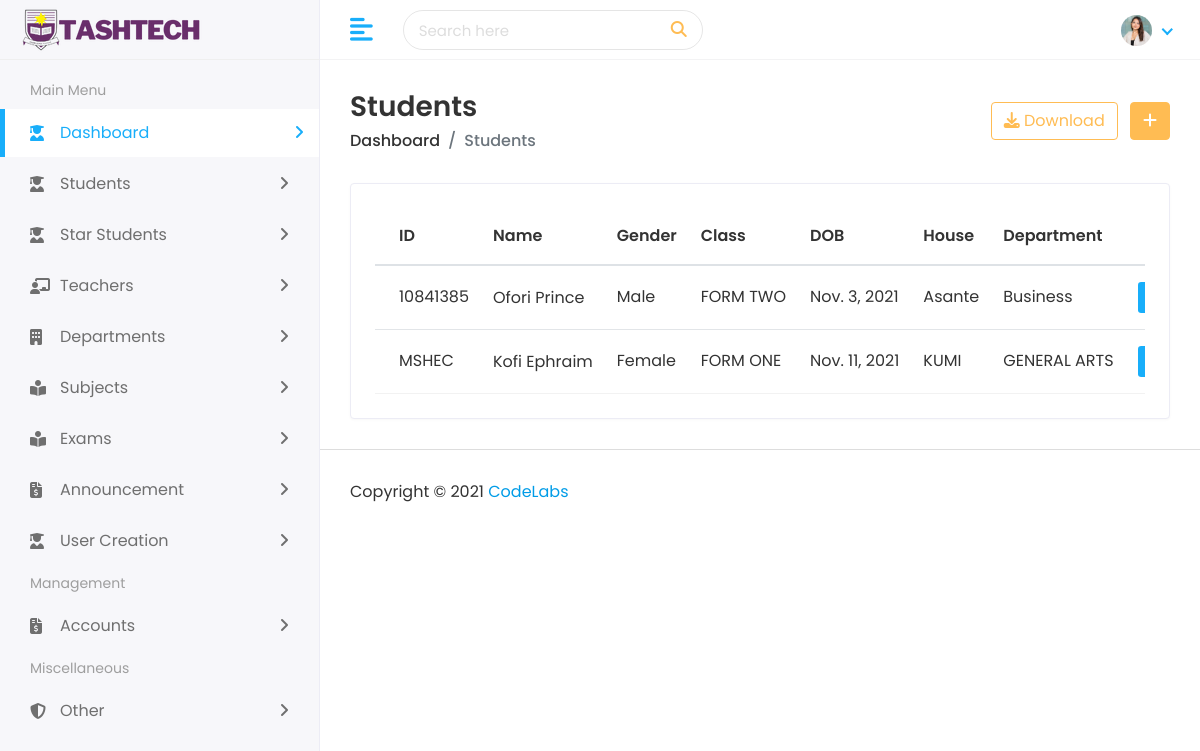
Screenshot of /admin_tsms/admin_students with the database file from the repository.
### TSMS/adminModels.py (models this page shows, shortened)
class Student(models.Model):
    fname = models.CharField(max_length=20)
    lname = models.CharField(max_length=20)
    std_id = models.CharField(max_length=20)
    gender = models.CharField(max_length=20)
    d_o_b = models.DateField()
    std_class = models.CharField(max_length=50)
    religion = models.CharField(max_length=50)
    join_date = models.DateField()
    mobile = models.CharField(max_length=15)
    admision_num = models.CharField(max_length=50)
    house = models.CharField(max_length=100)
    department = models.CharField(max_length=100, null=True)
    father_name = models.CharField(max_length=50)
    father_occupation = models.CharField(max_length=100)
    father_mobile = models.CharField(max_length=15)
    father_email = models.CharField(max_length=100)
    father_address = models.CharField(max_length=200)
    mother_name = models.CharField(max_length=50)
    mother_occupation = models.CharField(max_length=100)
    mother_mobile = models.CharField(max_length=15)
    mother_email = models.CharField(max_length=100)
    mother_address = models.CharField(max_length=200)

### TSMS/views.py (the view)
# urls.py: path('admin_tsms/admin_students', views.admin_students, name='admin_students'),
def admin_students(request):
    students = Student.objects.all().order_by('-id')
    return render(request, 'admin/students.html', {'students': students})

### templates/admin/students.html (shortened to what this page needs)
{% extends '../base/admin-base.html' %}
{% block content %}
<div class="content container-fluid">
    <div class="page-header">
        <div class="row align-items-center">
            <div class="col">
                <h3 class="page-title">Students</h3>
                <ul class="breadcrumb">
                    <li class="breadcrumb-item"><a href="#">Dashboard</a></li>
                    <li class="breadcrumb-item active">Students</li>
                </ul>
            </div>
            <div class="col-auto text-right float-right ml-auto">
                <a href="{% url 'export_student_list' %}" class="btn btn-outline-primary mr-2"><i
                        class="fas fa-download"></i>
                    Download</a>
                <a href="{% url 'add_student' %}" class="btn btn-primary"><i class="fas fa-plus"></i></a>
            </div>
        </div>
    </div>
    <div class="row">
        <div class="col-sm-12">
            <div class="card card-table">
                <div class="card-body">
                    <div class="table-responsive">
                        <table class="table table-hover table-center mb-0 datatable">
                            <thead>
                                <tr>
                                    <th>ID</th>
                                    <th>Name</th>
                                    <th>Gender</th>
                                    <th>Class</th>
                                    <th>DOB</th>
                                    <th>House</th>
                                    <th>Department</th>
                                    <th class="text-right">Action</th>
                                </tr>
                            </thead>
                            <tbody>
                                {% for student in students %}
                                <tr>
                                    <td>{{student.std_id}}</td>
                                    <td>
                                        <h2 class="table-avatar">
                                            <a href="#">{{student.fname}} {{student.lname}}</a>
                                        </h2>
                                    </td>
                                    <td>{{student.gender}}</td>
                                    <td>{{student.std_class}}</td>
                                    <td>{{student.d_o_b}}</td>
                                    <td>{{student.house}}</td>
                                    <td>{{student.department}}</td>
                                    <td class="text-right">
                                        <div class="actions">
                                            <a href="#" class="btn btn-sm bg-success-light mr-2">
                                            </a>
                                        </div>
                                    </td>
                                </tr>
                                {% endfor %}
                            </tbody>
                        </table>
                    </div>
                </div>
            </div>
        </div>
    </div>
</div>
{% endblock %}

### static/general_dashboards/assets/css/style.css (style rules this page uses)
html { height: 100% }
body { background-color: #fff; color: #333; font-family: poppins, sans-serif; font-size: 1rem; height: 100%; line-height: 1.5; overflow-x: hidden }
h1, h2, h3, h4, h5, h6 { font-family: poppins, sans-serif; margin-top: 0 }
a { color: #009ce7 }
input, button, a { transition: all .4s ease; -moz-transition: all .4s ease; -o-transition: all .4s ease; -ms-transition: all .4s ease; -webkit-transition: all .4s ease }
ul, ol { padding: 0; list-style: none }
.table { color: #333; max-width: 100%; margin-bottom: 0; width: 100% }
table.table td h2 { display: inline-block; font-size: inherit; font-weight: 400; margin: 0; padding: 0; vertical-align: middle }
table.table td h2.table-avatar { align-items: center; display: inline-flex; font-size: inherit; font-weight: 400; margin: 0; padding: 0; vertical-align: middle; white-space: nowrap }
table.table td h2 a { color: #333 }
.table thead tr th { font-weight: 600 }
.table tbody tr { border-bottom: 1px solid rgba(0, 0, 0, .05) }
.table.table-center td, .table.table-center th { vertical-align: middle }
.card-table .card-body .table>thead>tr>th { border-top: 0 }
.card-table .card-body .table tr td:first-child, .card-table .card-body .table tr th:first-child { padding-left: 1.5rem }
.card-table .card-body .table tr td:last-child, .card-table .card-body .table tr th:last-child { padding-right: 1.5rem }
.card-table .table td, .card-table .table th { border-top: 1px solid #e2e5e8; padding: 1rem .75rem; white-space: nowrap }
.btn-primary { background-color: #ffbc53; border: 1px solid #ffbc53 }
.btn-outline-primary { color: #ffbc53; border-color: #ffbc53 }
.card { border: 1px solid #ececf5; box-shadow: 0 1px 3px 0 rgba(0, 0, 0, .03); margin-bottom: 1.875rem }
.card-body { padding: 1.5rem }
.bg-success-light { background-color: #18aefa; color: #fff }
.page-wrapper>.content { padding: 1.875rem 1.875rem 0 }
.page-header { margin-bottom: 1.875rem }
.page-header .breadcrumb { background-color: transparent; color: #6c757d; font-size: 1rem; font-weight: 500; margin-bottom: 0; padding: 0 }
.page-header .breadcrumb a { color: #333 }
.page-title { font-size: 28px; font-weight: 600; color: #333; margin-bottom: 5px }

### rows the page displays
Student: std_id "10841385", fname "Ofori", lname "Prince", gender "Male", std_class "FORM TWO", d_o_b "Nov. 3, 2021", house "Asante", department "Business"
Student: std_id "MSHEC", fname "Kofi", lname "Ephraim", gender "Female", std_class "FORM ONE", d_o_b "Nov. 11, 2021", house "KUMI", department "GENERAL ARTS"
